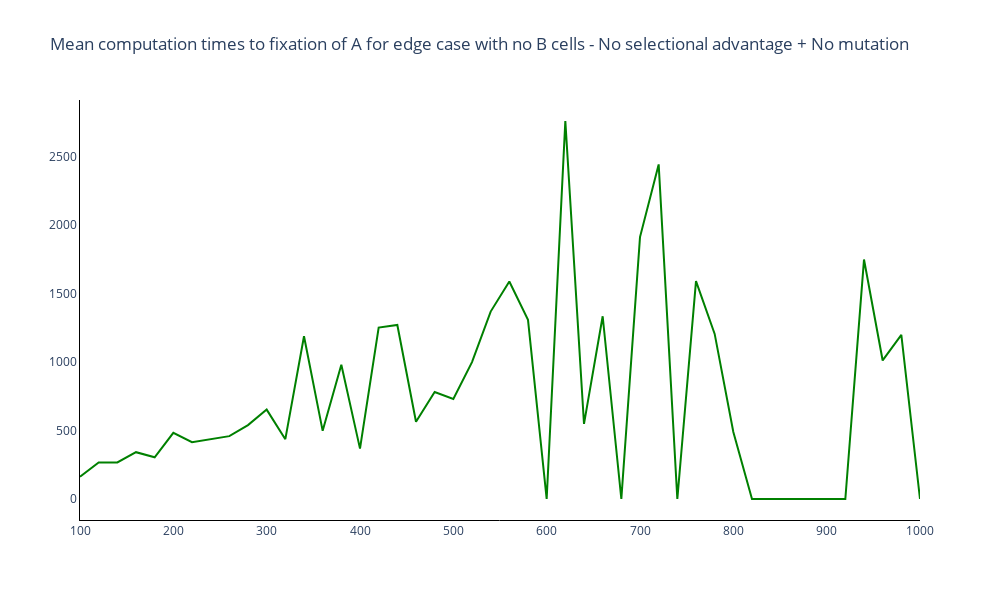

Notebook code cell kept with this figure:
### Markdown cell above
### Plot mean computation times to fixation of A

### Code cell
# Trace names - represent the transition probabilities used for the simulation
fig = go.Figure()

# Add traces of the transition probabilities
fig.add_trace(
    go.Scatter(
        y = mean_comp_time_fix_A,
        x = choices_N,
        mode = 'lines',
        line_color = colours[2]
    )
)

fig.update_layout(
    title='Mean computation times to fixation of A for edge case with no B cells - No selectional advantage + No mutation',
    width=1000, 
    height=600,
    plot_bgcolor='white',
    xaxis=dict(linecolor='black'),
    yaxis=dict(linecolor='black'),
    )

### Figure 1 — Plotly figure (JSON) as saved in the notebook; plotly's stock layout.template omitted (floating-point values rounded to 4 significant figures)
{"data": [{"line": {"color": "green"}, "mode": "lines", "type": "scatter", "x": [100, 120, 140, 160, 180, 200, 220, 240, 260, 280, 300, 320, 340, 360, 380, 400, 420, 440, 460, 480, 500, 520, 540, 560, 580, 600, 620, 640, 660, 680, 700, 720, 740, 760, 780, 800, 820, 840, 860, 880, 900, 920, 940, 960, 980, 1000], "y": [163, 267, 267, 342, 305, 483, 415, 437, 459, 540, 653, 437, 1189, 498, 980, 368, 1252, 1271, 564, 781, 731, 1000, 1369, 1589, 1309, 0, 2761, 549, 1335, 0, 1913, 2444, 0, 1591, 1206, 489, 0, 0, 0, 0, 0, 0, 1749, 1012, 1199, 0]}], "layout": {"height": 600, "plot_bgcolor": "white", "title": {"text": "Mean computation times to fixation of A for edge case with no B cells - No selectional advantage + No mutation"}, "width": 1000, "xaxis": {"linecolor": "black"}, "yaxis": {"linecolor": "black"}}}
